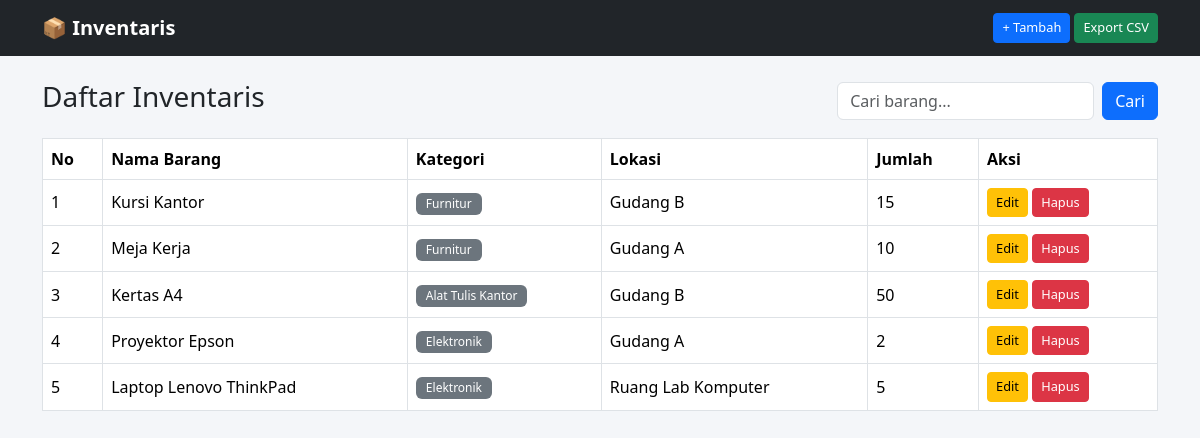
The page /public/index.php on the database its author committed.
### tables this page shows
CREATE TABLE inventories (
    inventory_id INT AUTO_INCREMENT PRIMARY KEY,
    item_name    VARCHAR(150) NOT NULL,
    quantity     INT NOT NULL DEFAULT 0,
    category_id  INT NOT NULL,
    location_id  INT NOT NULL,
    created_at   TIMESTAMP DEFAULT CURRENT_TIMESTAMP,
    CONSTRAINT fk_inventory_category
        FOREIGN KEY (category_id) REFERENCES categories(category_id)
        ON UPDATE CASCADE ON DELETE RESTRICT,
    CONSTRAINT fk_inventory_location
        FOREIGN KEY (location_id) REFERENCES locations(location_id)
        ON UPDATE CASCADE ON DELETE RESTRICT,
    INDEX idx_inventory_category (category_id),
    INDEX idx_inventory_location (location_id)
);

CREATE TABLE categories (
    category_id   INT AUTO_INCREMENT PRIMARY KEY,
    category_name VARCHAR(100) NOT NULL,
    UNIQUE KEY uq_category_name (category_name)
);

CREATE TABLE locations (
    location_id   INT AUTO_INCREMENT PRIMARY KEY,
    location_name VARCHAR(100) NOT NULL,
    UNIQUE KEY uq_location_name (location_name)
);

### public/functions.php (called while the page is built, shortened)
<?php
function e($data) {
    return htmlspecialchars(trim($data ?? ''), ENT_QUOTES, 'UTF-8');
}

### public/index.php (the view, shortened to what this page needs)
<?php
require_once __DIR__ . '/functions.php';
$search  = $_GET['search'] ?? '';
$page    = max(1, (int)($_GET['page'] ?? 1));
$perPage = 5;
$offset  = ($page - 1) * $perPage;
$sql = "SELECT i.*, c.category_name, l.location_name
        FROM inventories i
        LEFT JOIN categories c ON i.category_id = c.category_id
        LEFT JOIN locations  l ON i.location_id = l.location_id";
$sql .= " ORDER BY i.inventory_id DESC LIMIT :limit OFFSET :offset";
$stmt = $pdo->prepare($sql);
$stmt->bindValue(':limit', $perPage, PDO::PARAM_INT);
$stmt->bindValue(':offset', $offset, PDO::PARAM_INT);
$stmt->execute();
$items = $stmt->fetchAll();
?>
<!DOCTYPE html>
<html lang="id">
<head>
    <link href="https://cdn.jsdelivr.net/npm/bootstrap@5.3.3/dist/css/bootstrap.min.css" rel="stylesheet">
    <link rel="stylesheet" href="../css/style.css">
</head>
<body>
    <nav class="navbar navbar-expand-lg navbar-dark bg-dark">
        <div class="container">
            <a class="navbar-brand" href="index.php">📦 Inventaris</a>
            <div class="ms-auto">
                <a href="create.php" class="btn btn-primary btn-sm">+ Tambah</a>
                <a href="export.php" class="btn btn-success btn-sm">Export CSV</a>
            </div>
        </div>
    </nav>
    <div class="container mt-4">
        <div class="d-flex justify-content-between align-items-center mb-3 flex-wrap gap-2">
            <h3>Daftar Inventaris</h3>
            <form method="GET" class="d-flex gap-2">
                <input type="text" name="search" class="form-control"
                       placeholder="Cari barang..." value="<?= e($search) ?>">
                <button class="btn btn-primary">Cari</button>
            </form>
        </div>
        <?php if (empty($items)): ?>
            <div class="alert alert-info">Tidak ada data.</div>
        <?php else: ?>
            <div class="table-responsive">
                <table class="table table-bordered table-hover">
                    <thead>
                        <tr>
                            <th>No</th>
                            <th>Nama Barang</th>
                            <th>Kategori</th>
                            <th>Lokasi</th>
                            <th>Jumlah</th>
                            <th>Aksi</th>
                        </tr>
                    </thead>
                    <tbody>
                        <?php $no = $offset + 1; foreach ($items as $i): ?>
                            <tr>
                                <td><?= $no++ ?></td>
                                <td><?= e($i['item_name']) ?></td>
                                <td><span class="badge bg-secondary"><?= e($i['category_name']) ?></span></td>
                                <td><?= e($i['location_name']) ?></td>
                                <td><?= (int)$i['quantity'] ?></td>
                                <td>
                                    <a href="edit.php?id=<?= (int)$i['inventory_id'] ?>" class="btn btn-warning btn-sm">Edit</a>
                                    <a href="delete.php?id=<?= (int)$i['inventory_id'] ?>"
                                       class="btn btn-danger btn-sm"
                                       onclick="return confirm('Yakin hapus barang ini?')">Hapus</a>
                                </td>
                            </tr>
                        <?php endforeach; ?>
                    </tbody>
                </table>
            </div>
        <?php endif; ?>
    </div>
</body>
</html>

### css/style.css (style rules this page uses)
body { background-color: #f4f6f9; }
.navbar-brand { font-weight: 600; }
table th { background-color: #343a40; color: #fff; vertical-align: middle; }
table td { vertical-align: middle; }
.badge { font-weight: 500; padding: 5px 10px; }
.btn-sm { font-size: 0.8rem; }

### rows shown on the page
inventories: item_name "Kursi Kantor", category.category_name "Furnitur", location.location_name "Gudang B", quantity "15"
inventories: item_name "Meja Kerja", category.category_name "Furnitur", location.location_name "Gudang A", quantity "10"
inventories: item_name "Kertas A4", category.category_name "Alat Tulis Kantor", location.location_name "Gudang B", quantity "50"
inventories: item_name "Proyektor Epson", category.category_name "Elektronik", location.location_name "Gudang A", quantity "2"
inventories: item_name "Laptop Lenovo ThinkPad", category.category_name "Elektronik", location.location_name "Ruang Lab Komputer", quantity "5"
